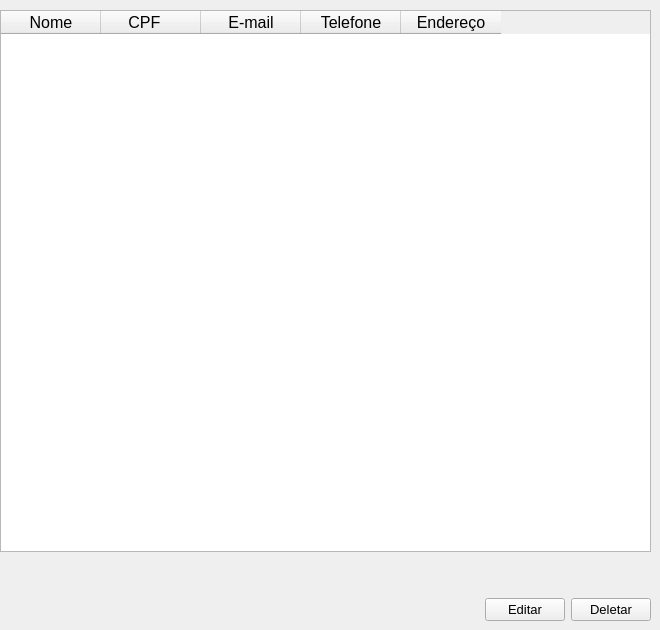
    <widget class="QWidget" name="page">
     <widget class="QWidget" name="verticalLayoutWidget_9">
      <property name="geometry">
       <rect>
        <x>0</x>
        <y>10</y>
        <width>651</width>
        <height>611</height>
       </rect>
      </property>
      <layout class="QVBoxLayout" name="verticalLayout_18">
       <item>
        <widget class="QTableWidget" name="tableWidget">
         <property name="font">
          <font>
           <family>MS Shell Dlg 2</family>
           <pointsize>12</pointsize>
           <weight>50</weight>
           <bold>false</bold>
          </font>
         </property>
         <column>
          <property name="text">
           <string>Nome</string>
          </property>
         </column>
         <column>
          <property name="text">
           <string>CPF   </string>
          </property>
         </column>
         <column>
          <property name="text">
           <string>E-mail</string>
          </property>
         </column>
         <column>
          <property name="text">
           <string>Telefone</string>
          </property>
         </column>
         <column>
          <property name="text">
           <string>Endereço</string>
          </property>
         </column>
        </widget>
       </item>
       <item>
        <spacer name="verticalSpacer_19">
         <property name="orientation">
          <enum>Qt::Vertical</enum>
         </property>
         <property name="sizeType">
          <enum>QSizePolicy::Minimum</enum>
         </property>
         <property name="sizeHint" stdset="0">
          <size>
           <width>20</width>
           <height>40</height>
          </size>
         </property>
        </spacer>
       </item>
       <item>
        <layout class="QHBoxLayout" name="horizontalLayout_15">
         <item>
          <spacer name="horizontalSpacer_7">
           <property name="orientation">
            <enum>Qt::Horizontal</enum>
           </property>
           <property name="sizeHint" stdset="0">
            <size>
             <width>40</width>
             <height>20</height>
            </size>
           </property>
          </spacer>
         </item>
         <item>
          <widget class="QPushButton" name="editButton">
           <property name="font">
            <font>
             <family>MS Shell Dlg 2</family>
             <pointsize>10</pointsize>
             <weight>50</weight>
             <italic>false</italic>
             <bold>false</bold>
            </font>
           </property>
           <property name="text">
            <string>Editar</string>
           </property>
          </widget>
         </item>
         <item>
          <widget class="QPushButton" name="dellButton">
           <property name="font">
            <font>
             <family>MS Shell Dlg 2</family>
             <pointsize>10</pointsize>
             <weight>50</weight>
             <italic>false</italic>
             <bold>false</bold>
            </font>
           </property>
           <property name="text">
            <string>Deletar</string>
           </property>
          </widget>
         </item>
        </layout>
       </item>
      </layout>
     </widget>
    </widget>
